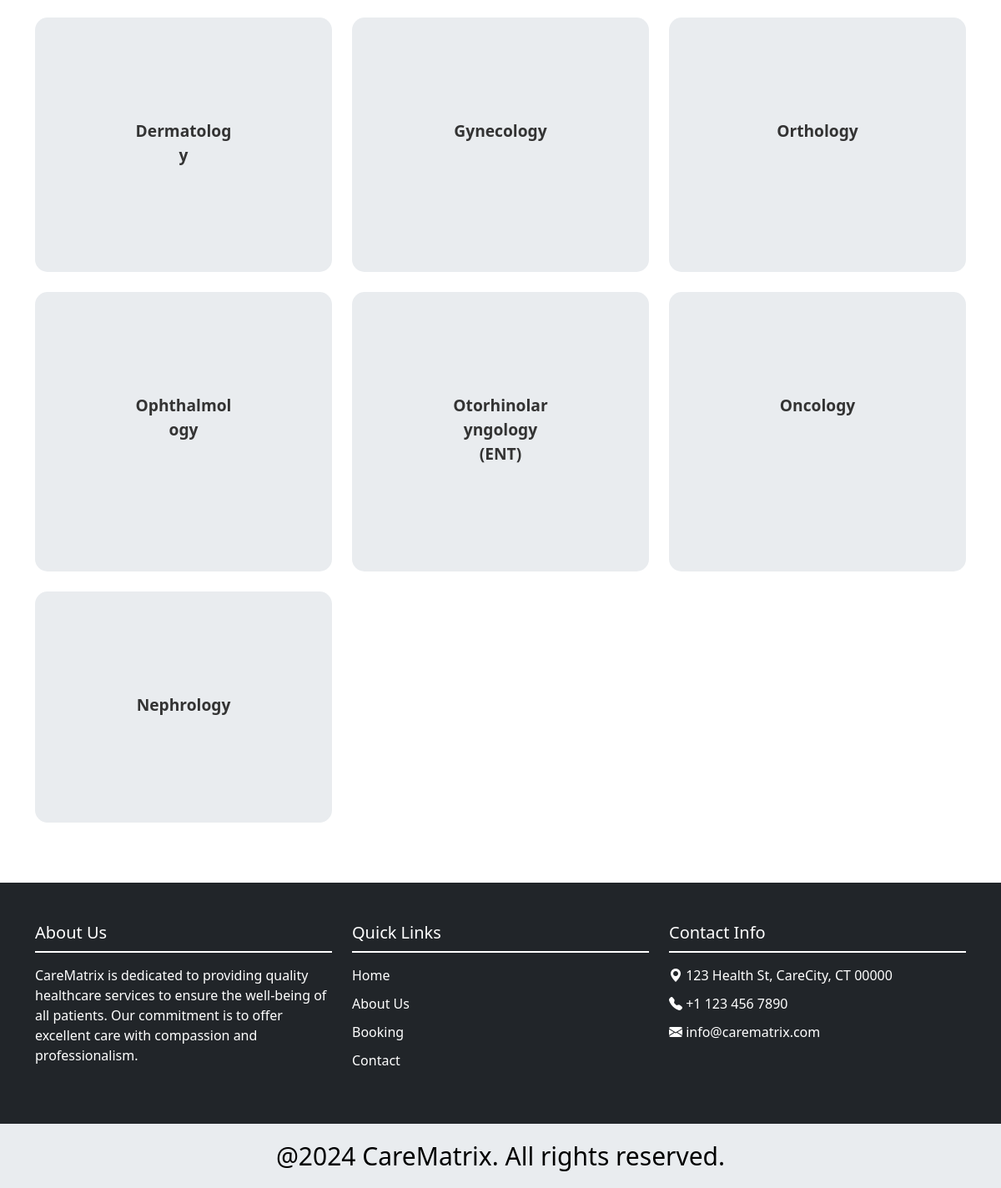
Page /home (lower part) on the earlier database version.
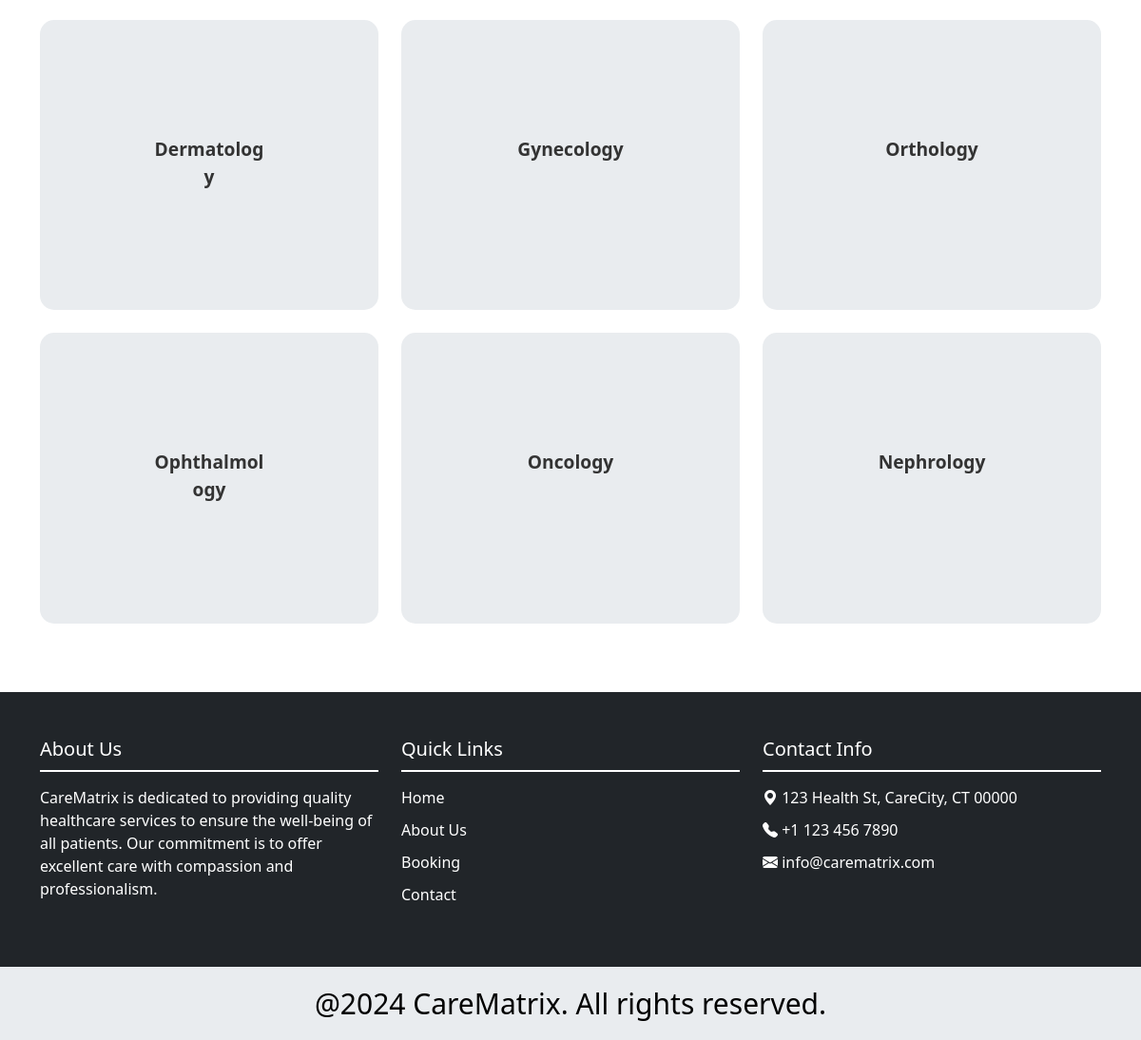
Same page on the later database version.
### app/models.py (models this page shows, shortened)
class Departments(models.Model):
    dep_name=models.CharField(max_length=100)
    dep_description=models.TextField()

### app/views.py (the view)
# urls.py: 2. Add a URL to urlpatterns:  path('', views.home, name='home')
def home(request):
    dept= Departments.objects.all()
    return render(request,'users/home.html',{'department':dept})

### template/users/home.html (shortened to what this page needs)
{% extends 'users/base.html' %}
{% block content %}
{% load static %}
<div class="container ">
  <div class="row">
    {% for d in department %}
      <div class="col-md-4 mb-4 ">
        <div class="card h-100 bg-body-secondary">
          <div class="card-body text-center ">
            <h4 class="card-title">
              <a href="{% url 'department_doctors' department_id=d.id %}" class="text-decoration-none">{{ d.dep_name }}</a>
            </h4>
          </div>
        </div>
      </div>
    {% endfor %}
  </div>
</div>
{% endblock %}

Differences in the rows shown:
removed Departments: dep_name "Otorhinolaryngology (ENT)"
